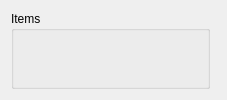
       <widget class="QWidget" name="tab_2">
        <attribute name="title">
         <string>Items</string>
        </attribute>
        <layout class="QGridLayout" name="gridLayout_6">
         <item row="0" column="0">
          <layout class="QHBoxLayout" name="horizontalLayout_10" stretch="0,1">
           <item>
            <widget class="QGroupBox" name="groupBoxItems">
             <property name="minimumSize">
              <size>
               <width>0</width>
               <height>0</height>
              </size>
             </property>
             <property name="maximumSize">
              <size>
               <width>16777215</width>
               <height>16777215</height>
              </size>
             </property>
             <property name="title">
              <string>Items</string>
             </property>
             <layout class="QGridLayout" name="gridLayout_17">
              <property name="leftMargin">
               <number>9</number>
              </property>
              <property name="topMargin">
               <number>9</number>
              </property>
              <property name="rightMargin">
               <number>9</number>
              </property>
              <property name="bottomMargin">
               <number>9</number>
              </property>
              <item row="0" column="0">
               <widget class="PanelSuperList" name="panelSuperListItems" native="true">
                <property name="minimumSize">
                 <size>
                  <width>175</width>
                  <height>0</height>
                 </size>
                </property>
                <property name="maximumSize">
                 <size>
                  <width>175</width>
                  <height>16777215</height>
                 </size>
                </property>
               </widget>
              </item>
             </layout>
            </widget>
           </item>
           <item>
            <widget class="PanelDatasCommonSkillItem" name="panelDatasItems" native="true"/>
           </item>
          </layout>
         </item>
        </layout>
       </widget>
